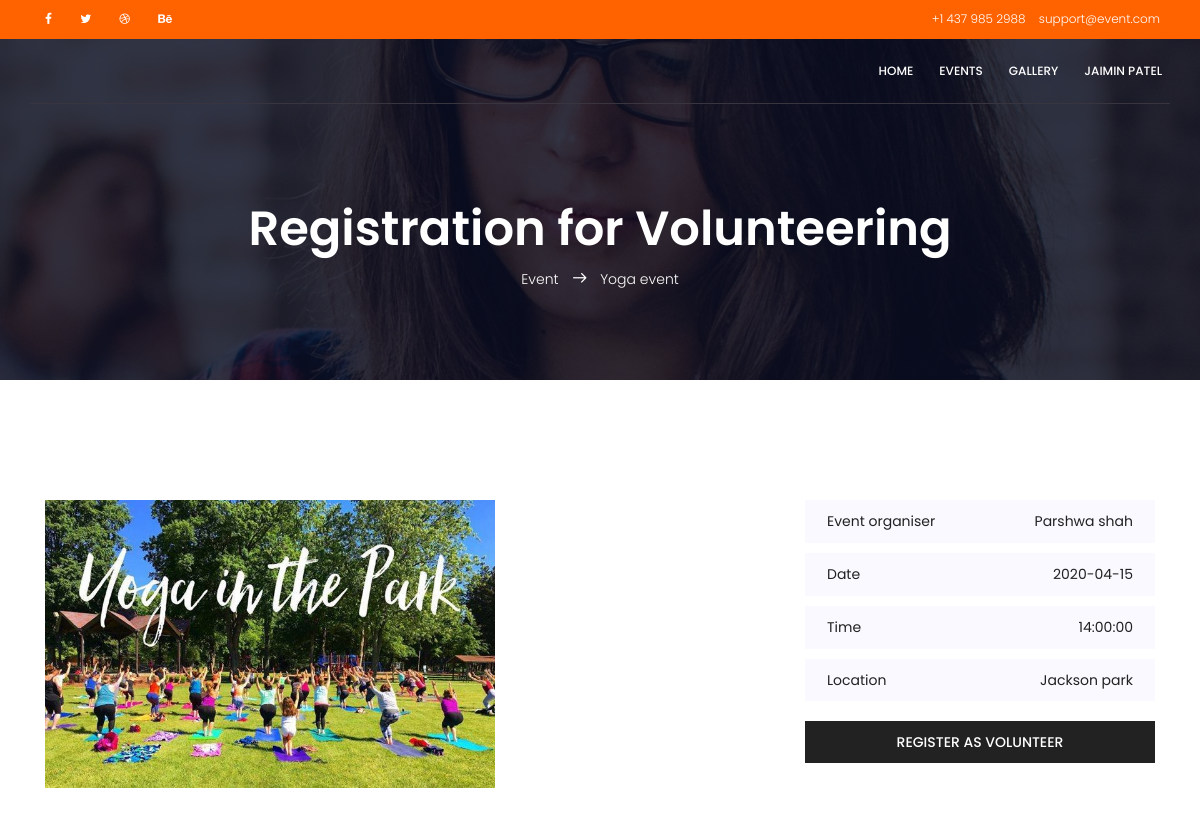
Page /volunteerevent.php?Event_Id=1 (signed in) on the committed database.
### tables this page shows
CREATE TABLE IF NOT EXISTS `events` (
  `Event_Id` int(11) NOT NULL AUTO_INCREMENT,
  `Event_Name` varchar(200) NOT NULL,
  `Description` longtext NOT NULL,
  `Date` date NOT NULL,
  `Time` time NOT NULL,
  `Ticket_Price` int(11) NOT NULL,
  `Venue` varchar(200) NOT NULL,
  `Organiser_Name` varchar(200) NOT NULL,
  `Image` varchar(200) NOT NULL,
  PRIMARY KEY (`Event_Id`)
);

### volunteerevent.php (the view, shortened to what this page needs)
<?php
	if(isset($_SESSION["user_id"])){
	include_once 'connection.php';
	include_once 'header.php';
	if(isset($_GET['Event_Id']))
	{
		$Event_Id = $_GET['Event_Id'];
	}
	$user_id = $_SESSION["user_id"];
?>
	<!DOCTYPE html>
	<html lang="zxx" class="no-js">
	<head>
		</head>
		<body>
			<?php
				$subject_table = mysqli_query($con,"select * from events where Event_Id = '$Event_Id'");
				if($subject = mysqli_fetch_assoc($subject_table))
				{
			?>
			<section class="banner-area relative about-banner" id="home">
				<div class="overlay overlay-bg"></div>
				<div class="container">
					<div class="row d-flex align-items-center justify-content-center">
						<div class="about-content col-lg-12">
							<h1 class="text-white">
								Registration for Volunteering
							</h1>
							<p class="text-white link-nav"><a href="events.php">Event </a>  <span class="lnr lnr-arrow-right"></span>  <a href="event-details.php"> <?php echo $subject['Event_Name'] ?></a></p>
						</div>
					</div>
				</div>
			</section>
			<section class="course-details-area pt-120">
				<div class="container">
					<div class="row">
						<div class="col-lg-8 left-contents">
							<div class="main-image">
								<img class="img-fluid" width="450" <?php echo "src = '".$subject['Image']."'";?> alt="">
							</div>
						</div>
						<div class="col-lg-4 right-contents">
							<ul>
								<li>
									<a class="justify-content-between d-flex" href="#">
										<p>Event organiser</p>
										<span><?php echo $subject['Organiser_Name'] ?></span>
									</a>
								</li>
								<li>
									<a class="justify-content-between d-flex" href="#">
										<p>Date</p>
										<span><?php echo $subject['Date']?></span>
									</a>
								</li>
								<li>
									<a class="justify-content-between d-flex" href="#">
										<p>Time</p>
										<span><?php echo $subject['Time']?></span>
									</a>
								</li>
								<li>
									<a class="justify-content-between d-flex" href="#">
										<p>Location</p>
										<span><?php echo $subject['Venue']; ?></span>
									</a>
								</li>
							</ul>
							<?php
								$sqlGetId = "select * from attendee where user_id=$user_id AND event_id=$Event_Id AND status=1";
								$result1 = $con->query($sqlGetId);
								$sqlGetId1 = "select * from volunteer where user_id=$user_id AND event_id=$Event_Id AND status=1";
								$result2 = $con->query($sqlGetId1);
								if($result1->num_rows>0){
								?>
									<a <?php echo "href= 'attended_events.php?Event_Id=".$Event_Id."'";?> class="primary-btn text-uppercase">Already Registered as Attende</a>
								<?php
								}
								else if($result2->num_rows>0){
								?>
									<a <?php echo "href= 'volunteered_events.php?Event_Id=".$Event_Id."'";?> class="primary-btn text-uppercase">Already Registered as Volunteer</a>
								<?php
								}
								else{
							?>
								<a <?php echo "href= 'volunteerevent_back.php?Event_Id=".$Event_Id."'";?> class="primary-btn text-uppercase">Register as volunteer</a>
							<?php } ?>
						</div>
					</div>
				</div>
			</section>
			<?php
				}
			?>
			<br><br>
		</body>
	</html>
<?php
}
else
{
	header("location:login.php");
}
?>

### css/main.css (style rules this page uses)
body { color:#777;font-family:"Poppins",sans-serif;font-size:14px;font-weight:300;line-height:1.625em;position:relative }
ol,ul { margin:0;padding:0;list-style:none }
a { -webkit-transition:all 0.3s ease 0s;-moz-transition:all 0.3s ease 0s;-o-transition:all 0.3s ease 0s;transition:all 0.3s ease 0s }
a,a:focus,a:hover { text-decoration:none;outline:0 }
h1,h2,h3,h4,h5,h6 { font-family:"Poppins",sans-serif;color:#222;line-height:1.2em !important;margin-bottom:0;margin-top:0;font-weight:600 }
h1,.h1 { font-size:36px }
.pt-120 { padding-top:120px }
.text-white { color:#fff }
.relative { position:relative }
.overlay { position:absolute;left:0;right:0;top:0;bottom:0 }
h1 { font-size:36px }
h1,h2,h3,h4,h5,h6 { line-height:1.5em }
.primary-btn { background:#f7631b;line-height:42px;padding-left:30px;padding-right:30px;border:none;color:#fff;display:inline-block;font-weight:500;position:relative;-webkit-transition:all 0.3s ease 0s;-moz-transition:all 0.3s ease 0s;-o-transition:all 0.3s ease 0s;transition:all 0.3s ease 0s;cursor:pointer;position:relative }
.banner-area { background:url(../img/banner-bg.jpg) right;background-size:cover }
.banner-area .overlay-bg { background-color:rgba(4,9,30,0.8) }
.link-nav { margin-top:10px;margin-bottom:0px }
.about-banner { background:url(../img/top-banner.jpg) right no-repeat;background-size:cover }
.about-content { margin-top:110px;padding:90px 0px;text-align:center }
.about-content h1 { font-size:48px;font-weight:600 }
.about-content a { color:#fff;font-weight:300;font-size:14px }
.about-content .lnr { margin:0px 10px;font-weight:600 }
.right-contents ul li { background:#f9f9ff;padding:10px 22px;margin-bottom:10px }
.right-contents ul li a { color:#222;text-align:left;font-size:14px;font-weight:400 }
.right-contents ul li a p { margin-bottom:0px }
.right-contents .primary-btn { margin-top:10px;width:100%;background:#222;text-align:center }

### rows in the picture
events: Event_Name "Yoga event", Image (picture), Organiser_Name "Parshwa shah", Date "2020-04-15", Time "14:00:00", Venue "Jackson park"

### other values in the picture
$_SESSION["user_name"] "JAIMIN PATEL"
